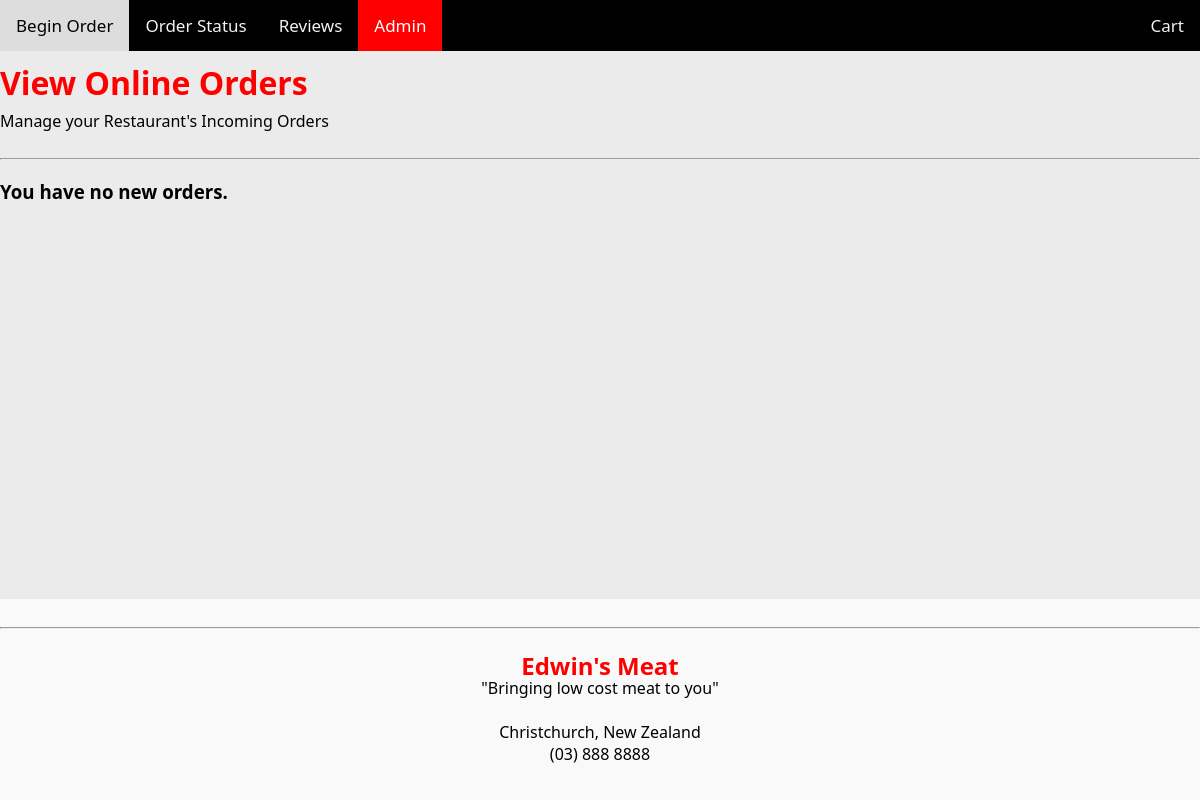
/admin, run on an earlier commit of the app's database.
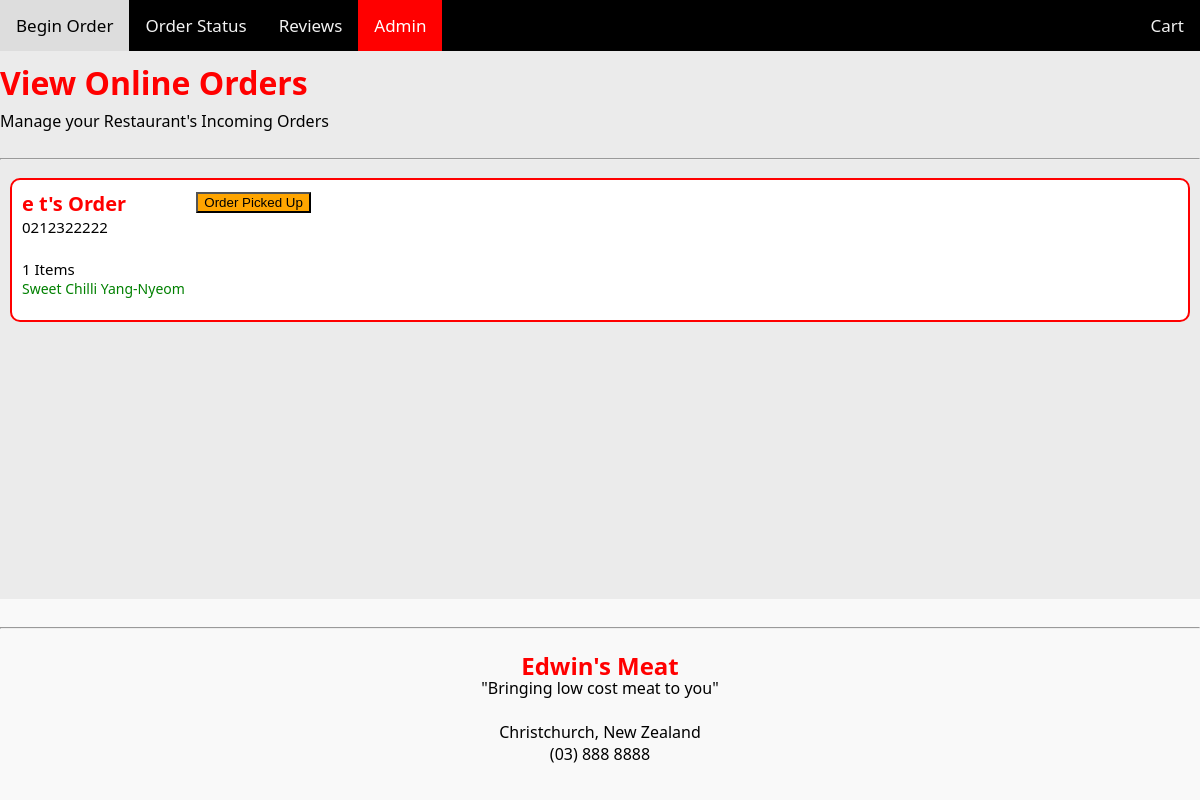
And on a later commit of the database.
### tables this page shows
CREATE TABLE Orders (orderid INTEGER PRIMARY KEY AUTOINCREMENT, firstname TEXT, lastname TEXT, phonenumb TEXT, foodlist, status TEXT);

CREATE TABLE fooditems (food_id INTEGER PRIMARY KEY AUTOINCREMENT, category REFERENCES categories (cat_id), food_name TEXT, cost NUMERIC, image TEXT, description TEXT);

### routes.py (the view, shortened to what this page needs)
@app.route("/admin", methods=["GET","POST"])
def admin():
    conn = sqlite3.connect('data.db')
    cur = conn.cursor()
    cur.execute('SELECT * From Orders')
    results = cur.fetchall()
    cur.execute('SELECT * FROM fooditems')
    foods = cur.fetchall()
    return render_template("admin.html", order=results, foods=foods)

### routes.py (called while the page is built)
@app.template_filter('to_dict')
def to_dict(my_string):
    return json.loads(my_string)

### templates/admin.html (shortened to what this page needs)
{% extends "layout.html" %}
{% block content %}
<div class="admin_wrpr">
    <h1>View Online Orders</h1>
    <p>Manage your Restaurant's Incoming Orders</p>
    <hr>
    {% if not order %}
    <h3>You have no new orders.</h3>
    <br>
    {% endif %}
    {% if order %}
    <div input="submit" class="grid-admin">
        {% for i in order %}
        {% set order_dict = i[4] | to_dict %}
        <div class="grid-food" data-food-id="{{ i[0] }}">
            <span class="contents">
                <div class="fooditerationtitle"> {{i[1]}} {{i[2]}}'s Order</div>
                <div class="foodpricecart"> {{i[3]}}</div>
                <br>
                <div class="foodpricecart"> {{order_dict |count}} Items </div>
                {% for fooditeration in order_dict %}
                {% for literalfood in foods %}
                {% if literalfood[0] | string == fooditeration %}
                <div class="fooditeration"> {{literalfood[2]}} </div>
                {% endif %}
                {% endfor %}
                {% endfor %}
                <br>
            </span>
            {% if i[5] == "progress" %}
            <form id="readypickup" action="/admin" method='POST'>
                <button name="readypickup" value='{{i[0]}}' class="adminbtn3">Order Picked Up</button>
            </form>
            {% endif %}
        </div>
        {% endfor %}
    </div>
    {% endif %}
    {% endblock %}

What changed in the data, as far as the page shows it:
added Orders: firstname "e", lastname "t", phonenumb "0212322222", order_dict "1", {{ i[0] }} 65 (drawn)
now on this page (row unchanged): fooditems: food_name "Sweet Chilli Yang-Nyeom"
Also different on the page:
text no longer shown: "You have no new orders."
